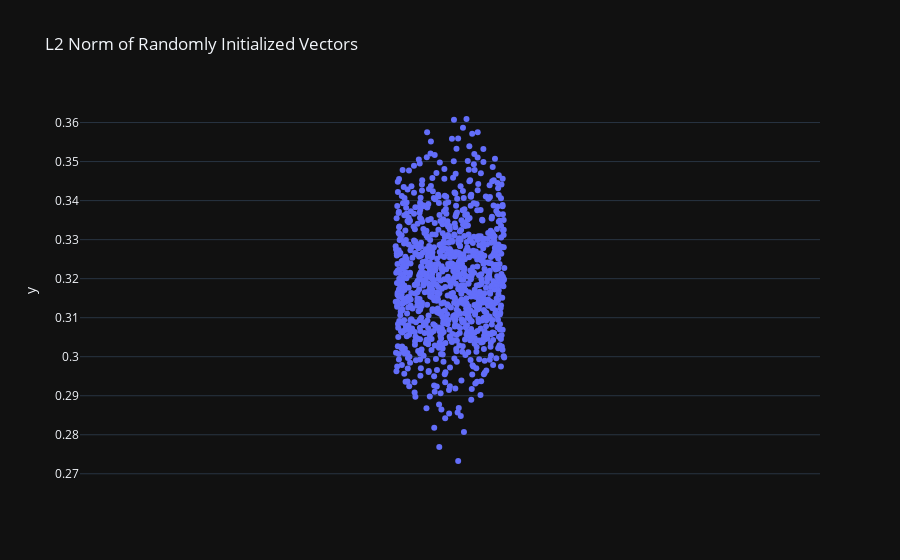

This figure's notebook cell:
### Markdown cell above
This is interesting. It shows us what is getting represented in out observations:
1. Keys/Balls/Green
2. Empty/Unseen/Wall/grey/red

### Code cell
# randomly initialize 980 vectors of length 256 
# and plot the l2 norm of each vector
random_embedding = torch.randn(980, 256)
norms = torch.norm(random_embedding, dim=1) * 0.02
# change the std
fig = px.strip(y=norms, labels={"x": "L2 Norm"},
                hover_name=index_labels,
                title="L2 Norm of Randomly Initialized Vectors",
                orientation="v",
                template="plotly_dark")
fig.show() # sqrt of 256 is 16, so the l2 norm is around 16. Independent of std? why?

### Figure 1 — Plotly figure (JSON) as saved in the notebook; plotly's stock layout.template omitted (floating-point values rounded to 4 significant figures; data arrays with more than 128 entries replaced by an {"elided": "..."} marker saying what was removed)
{"data": [{"alignmentgroup": "True", "boxpoints": "all", "fillcolor": "rgba(255,255,255,0)", "hoveron": "points", "hovertemplate": "<b>%{hovertext}</b><br><br>y=%{y}<extra></extra>", "hovertext": {"elided": "980 str values"}, "legendgroup": "", "line": {"color": "rgba(255,255,255,0)"}, "marker": {"color": "#636efa"}, "name": "", "offsetgroup": "", "orientation": "v", "pointpos": 0, "showlegend": false, "type": "box", "x0": " ", "xaxis": "x", "y": {"elided": "980 float values"}, "y0": " ", "yaxis": "y"}], "layout": {"boxmode": "group", "legend": {"tracegroupgap": 0}, "title": {"text": "L2 Norm of Randomly Initialized Vectors"}, "xaxis": {"anchor": "y", "domain": [0, 1]}, "yaxis": {"anchor": "x", "domain": [0, 1], "title": {"text": "y"}}}}
